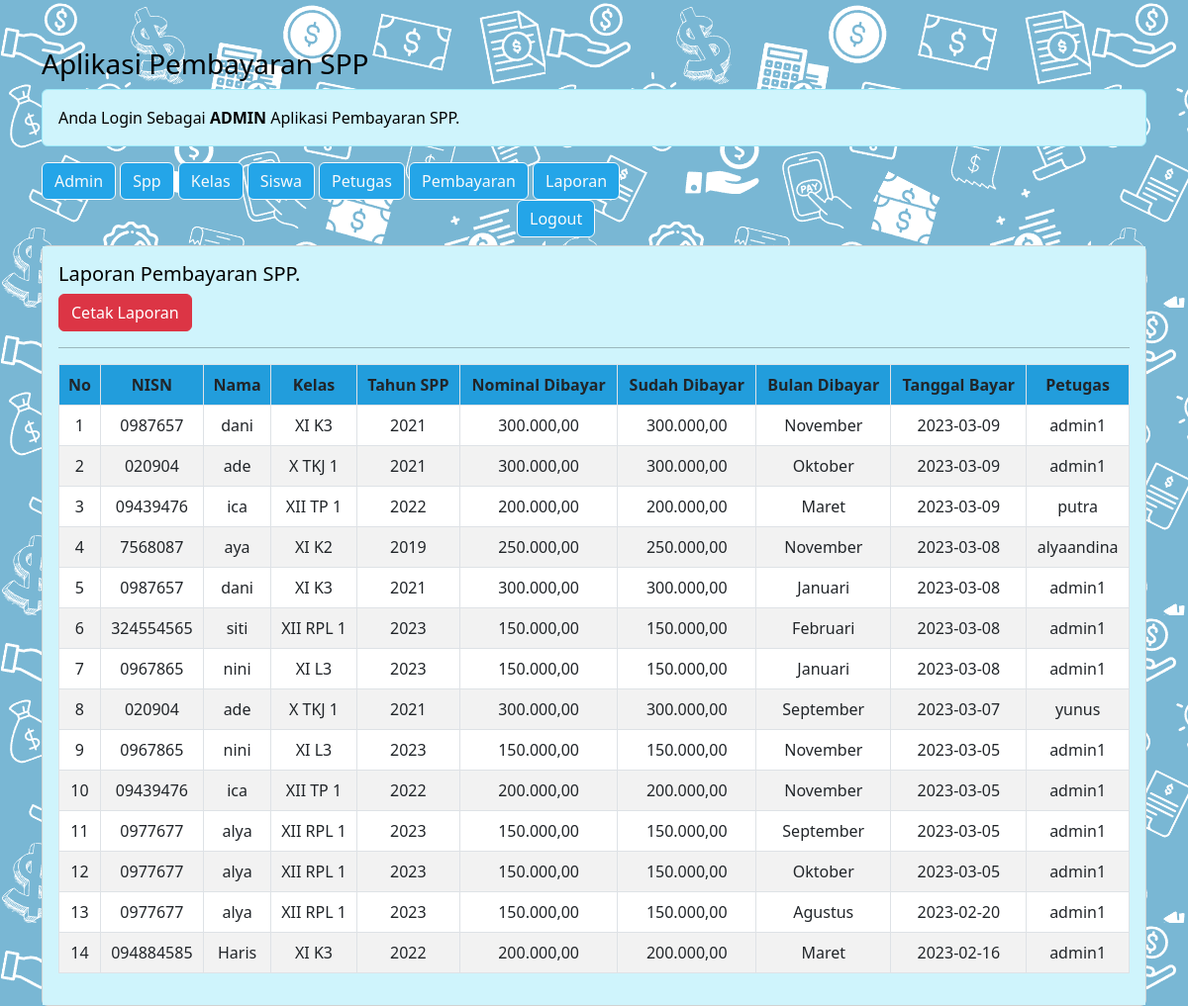
Page /pembayaran_spp_ukk/admin/admin.php?url=laporan (signed in) on the committed database.
### tables this page shows
CREATE TABLE `pembayaran` (
  `id_pembayaran` int(11) NOT NULL,
  `id_petugas` int(11) NOT NULL,
  `nisn` varchar(10) NOT NULL,
  `tgl_bayar` date NOT NULL,
  `bulan_dibayar` varchar(12) NOT NULL,
  `tahun_dibayar` varchar(4) NOT NULL,
  `id_spp` int(11) NOT NULL,
  `jumlah_bayar` int(11) NOT NULL
);

CREATE TABLE `siswa` (
  `nisn` char(10) NOT NULL,
  `nis` char(8) NOT NULL,
  `password` text NOT NULL,
  `nama` varchar(35) NOT NULL,
  `id_kelas` int(11) NOT NULL,
  `alamat` text NOT NULL,
  `no_telp` varchar(13) NOT NULL,
  `id_spp` int(11) NOT NULL
);

CREATE TABLE `kelas` (
  `id_kelas` int(11) NOT NULL,
  `nama_kelas` varchar(10) NOT NULL,
  `kompetensi_keahlian` varchar(50) NOT NULL
);

CREATE TABLE `spp` (
  `id_spp` int(11) NOT NULL,
  `tahun` int(11) NOT NULL,
  `nominal` int(11) NOT NULL
);

CREATE TABLE `petugas` (
  `id_petugas` int(11) NOT NULL,
  `username` varchar(25) NOT NULL,
  `password` varchar(32) NOT NULL,
  `nama_petugas` varchar(35) NOT NULL,
  `level` enum('admin','petugas') NOT NULL
);

### pembayaran_spp_ukk/admin/laporan.php (the view)
<h5>Laporan Pembayaran SPP.</h5>
<a href="cetak-laporan.php" class="btn btn-danger" > Cetak Laporan </a>
<hr>
<table class="table table-striped table-bordered" style="background-color: #FFFFFF;">
	<tr class="fw-bold" align="center" style="background-color: #24A5E8;">
		<td>No</td>
		<td>NISN</td>
		<td>Nama</td>
		<td>Kelas</td>
		<td>Tahun SPP</td>
		<td>Nominal Dibayar</td>
		<td>Sudah Dibayar</td>
		<td>Bulan Dibayar</td>
		<td>Tanggal Bayar</td>
		<td>Petugas</td>
	</tr>
	<?php
	include'../koneksi.php';
	$no = 1;
	$sql = "SELECT*FROM pembayaran,siswa,kelas,spp,petugas WHERE pembayaran.nisn=siswa.nisn AND siswa.id_kelas=kelas.id_kelas AND Pembayaran.id_spp=spp.id_spp AND Pembayaran.id_petugas=petugas.id_petugas ORDER BY tgl_bayar DESC";
	$query = mysqli_query($koneksi, $sql);
	foreach($query as $data){
		?>
		<tr align="center">
			<td><?= $no++; ?></td>
			<td><?= $data['nisn'] ?></td>
			<td><?= $data['nama'] ?></td>
			<td><?= $data['nama_kelas'] ?></td>
			<td><?= $data['tahun'] ?></td>
			<td><?= number_format($data['nominal'],2,',','.'); ?></td>
			<td><?= number_format($data['jumlah_bayar'],2,',','.'); ?></td>
			<td><?= $data['bulan_dibayar'] ?></td>
		    <td><?= $data['tgl_bayar'] ?></td>
			<td><?= $data['nama_petugas'] ?></td>
		</tr>
	<?php } ?>
</table>

### rows in the picture
pembayaran: siswa.nisn "0987657", siswa.nama "dani", kelas.nama_kelas "XI K3", id_spp.tahun "2021", id_spp.nominal "300.000,00", jumlah_bayar "300.000,00", bulan_dibayar "November", tgl_bayar "2023-03-09", id_petugas.nama_petugas "admin1"
pembayaran: siswa.nisn "020904", siswa.nama "ade", kelas.nama_kelas "X TKJ 1", id_spp.tahun "2021", id_spp.nominal "300.000,00", jumlah_bayar "300.000,00", bulan_dibayar "Oktober", tgl_bayar "2023-03-09", id_petugas.nama_petugas "admin1"
pembayaran: siswa.nisn "09439476", siswa.nama "ica", kelas.nama_kelas "XII TP 1", id_spp.tahun "2022", id_spp.nominal "200.000,00", jumlah_bayar "200.000,00", bulan_dibayar "Maret", tgl_bayar "2023-03-09", id_petugas.nama_petugas "putra"
pembayaran: siswa.nisn "7568087", siswa.nama "aya", kelas.nama_kelas "XI K2", id_spp.tahun "2019", id_spp.nominal "250.000,00", jumlah_bayar "250.000,00", bulan_dibayar "November", tgl_bayar "2023-03-08", id_petugas.nama_petugas "alyaandina"
pembayaran: siswa.nisn "0987657", siswa.nama "dani", kelas.nama_kelas "XI K3", id_spp.tahun "2021", id_spp.nominal "300.000,00", jumlah_bayar "300.000,00", bulan_dibayar "Januari", tgl_bayar "2023-03-08", id_petugas.nama_petugas "admin1"
pembayaran: siswa.nisn "324554565", siswa.nama "siti", kelas.nama_kelas "XII RPL 1", id_spp.tahun "2023", id_spp.nominal "150.000,00", jumlah_bayar "150.000,00", bulan_dibayar "Februari", tgl_bayar "2023-03-08", id_petugas.nama_petugas "admin1"
pembayaran: siswa.nisn "0967865", siswa.nama "nini", kelas.nama_kelas "XI L3", id_spp.tahun "2023", id_spp.nominal "150.000,00", jumlah_bayar "150.000,00", bulan_dibayar "Januari", tgl_bayar "2023-03-08", id_petugas.nama_petugas "admin1"
pembayaran: siswa.nisn "020904", siswa.nama "ade", kelas.nama_kelas "X TKJ 1", id_spp.tahun "2021", id_spp.nominal "300.000,00", jumlah_bayar "300.000,00", bulan_dibayar "September", tgl_bayar "2023-03-07", id_petugas.nama_petugas "yunus"
pembayaran: siswa.nisn "0967865", siswa.nama "nini", kelas.nama_kelas "XI L3", id_spp.tahun "2023", id_spp.nominal "150.000,00", jumlah_bayar "150.000,00", bulan_dibayar "November", tgl_bayar "2023-03-05", id_petugas.nama_petugas "admin1"
pembayaran: siswa.nisn "09439476", siswa.nama "ica", kelas.nama_kelas "XII TP 1", id_spp.tahun "2022", id_spp.nominal "200.000,00", jumlah_bayar "200.000,00", bulan_dibayar "November", tgl_bayar "2023-03-05", id_petugas.nama_petugas "admin1"
pembayaran: siswa.nisn "0977677", siswa.nama "alya", kelas.nama_kelas "XII RPL 1", id_spp.tahun "2023", id_spp.nominal "150.000,00", jumlah_bayar "150.000,00", bulan_dibayar "September", tgl_bayar "2023-03-05", id_petugas.nama_petugas "admin1"
pembayaran: siswa.nisn "0977677", siswa.nama "alya", kelas.nama_kelas "XII RPL 1", id_spp.tahun "2023", id_spp.nominal "150.000,00", jumlah_bayar "150.000,00", bulan_dibayar "Oktober", tgl_bayar "2023-03-05", id_petugas.nama_petugas "admin1"
pembayaran: siswa.nisn "0977677", siswa.nama "alya", kelas.nama_kelas "XII RPL 1", id_spp.tahun "2023", id_spp.nominal "150.000,00", jumlah_bayar "150.000,00", bulan_dibayar "Agustus", tgl_bayar "2023-02-20", id_petugas.nama_petugas "admin1"
pembayaran: siswa.nisn "094884585", siswa.nama "Haris", kelas.nama_kelas "XI K3", id_spp.tahun "2022", id_spp.nominal "200.000,00", jumlah_bayar "200.000,00", bulan_dibayar "Maret", tgl_bayar "2023-02-16", id_petugas.nama_petugas "admin1"
